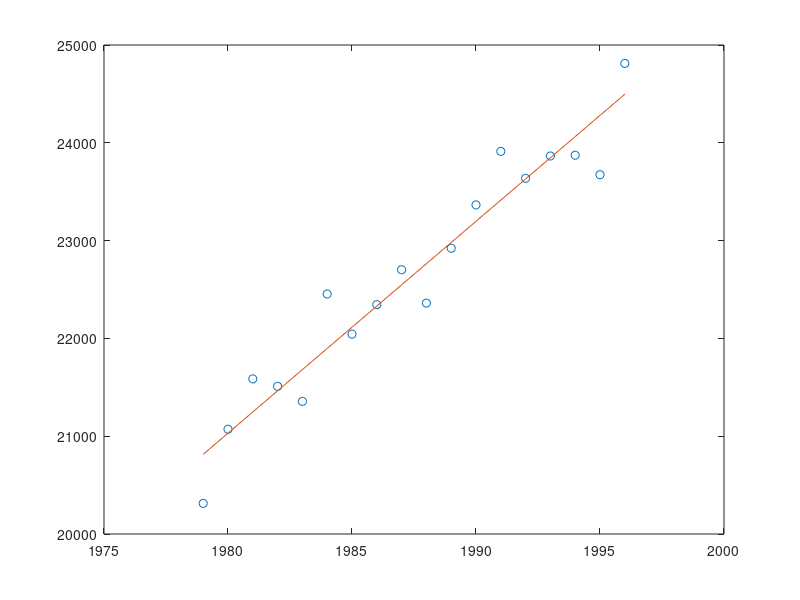

The MATLAB source for this figure:
% Name: Cicelia Siu
% MATH365.1007
% Project 2, #1


fprintf("a) Scatter plot\n");
TOTAL = [20313 21071 21586 21510 21356 22454 22044 22345 22702 22361 22922 23365 23912 23637 23865 23873 23674 24812];
YEAR = 1979:1996;
plot(YEAR, TOTAL, 'o');


fprintf("b) Poly\n");
A = polyfit(YEAR, TOTAL, 1);
hold on
Y = polyval(A, YEAR);
%hold on
plot(YEAR, Y);


fprintf("c) Forcasting tool\n");
year1 = 1979:1994;
total = TOTAL(1:16);
forcastYears = [1995 1996];
a1 = polyfit(year1, total, 1);
total = polyval(a1, forcastYears);
forcast1995 = total(1);
forcast1996 = total(2);
fprintf("Forcast for 1995:");
disp (forcast1995);
fprintf("Forcast for 1996:");
disp (forcast1996);
fprintf(" Explaination: THe linear fit predits the actual enrollment for 1995 and 1996 well as the line runs is near both of the points.\n\n");

fprintf("d) Estimate for 30000\n");
total2 = 0;
year2 = 1996;
while total2 < 30000
    total2 = polyval(A, year2);
    year2 = year2 +1;
end
estimate30000 = year2;
disp(estimate30000);

fprintf(" Estimate for 35000\n");
total3 = 0;
year3 = 1996;
while total3 < 35000
    total3 = polyval(A, year3);
    year3 = year3 +1;
end
estimate35000 = year3;
disp(estimate35000);